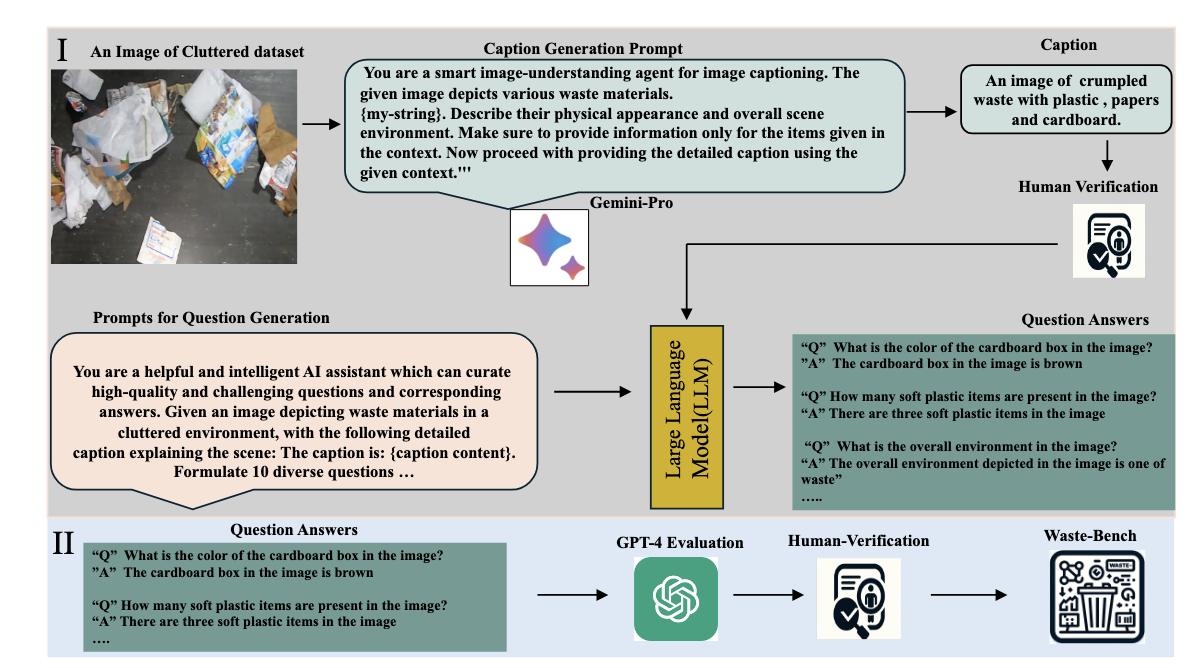
#> input picture Image_Project.png, 1198 x 668 px
$ python -i amiguity-JOIN.py   (imports and definitions only)
#> lines starting #> are read from the running program, lines starting #| are printed output that depends on the picture
import os
import json
from PIL import Image, ImageEnhance
import numpy as np

# Function to apply Gaussian noise to an image
def add_gaussian_noise(image, mean=0, sigma=25):
    np_image = np.array(image)
    row, col, ch = np_image.shape
    gauss = np.random.normal(mean, sigma, (row, col, ch))
    noisy_image = np_image + gauss
    noisy_image = np.clip(noisy_image, 0, 255).astype(np.uint8)
    return Image.fromarray(noisy_image)

# Function to add shadow to an image
def add_shadow(image, shadow_intensity=0.5):
    shadow = Image.new('RGBA', image.size, (0, 0, 0, int(255 * (1 - shadow_intensity))))
    image_with_shadow = Image.alpha_composite(image.convert('RGBA'), shadow)
    return image_with_shadow.convert(image.mode)

# Function to enhance light in an image
def enhance_light(image, brightness=1.5):
    enhancer = ImageEnhance.Brightness(image)
    enhanced_image = enhancer.enhance(brightness)
    return enhanced_image

def apply_all_ambiguities(image):
    noisy_image = add_gaussian_noise(image)
    shadowed_image = add_shadow(image)
    enhanced_image = enhance_light(image)
    return noisy_image, shadowed_image, enhanced_image

def process_images(dataset_path, output_path):
    os.makedirs(output_path, exist_ok=True)

    for filename in os.listdir(dataset_path):
        if filename.endswith(".PNG") or filename.endswith(".PNG"):
            image_path = os.path.join(dataset_path, filename)
            image = Image.open(image_path).convert("RGB")
            noisy_image, shadowed_image, enhanced_image = apply_all_ambiguities(image)

            noisy_output_path = os.path.join(output_path, 'noise')
            shadowed_output_path = os.path.join(output_path, 'shadow')
            enhanced_output_path = os.path.join(output_path, 'enhanced_light')

            os.makedirs(noisy_output_path, exist_ok=True)
            os.makedirs(shadowed_output_path, exist_ok=True)
            os.makedirs(enhanced_output_path, exist_ok=True)

            noisy_image.save(os.path.join(noisy_output_path, filename))
            shadowed_image.save(os.path.join(shadowed_output_path, filename))
            enhanced_image.save(os.path.join(enhanced_output_path, filename))

dataset_path = '/home/numansaeed/Desktop/Ali_Bhai/Qwen-VL/waste_dataset/splits_final_deblurred/test/data'
output_path = '/home/numansaeed/Desktop/Ali_Bhai/Qwen-VL/waste_dataset/splits_final_deblurred/ambiguity_Combined'
# [1 line not run here, left out]

>>> import cv2
>>> picture = cv2.imread('../Image_Project.png')
#> picture is the input picture: shape (668, 1198, 3); mean B, G, R 190.2, 192.8, 187.2
>>> result = apply_all_ambiguities(picture)
#> in add_gaussian_noise, `noisy_image = np_image + gauss`:
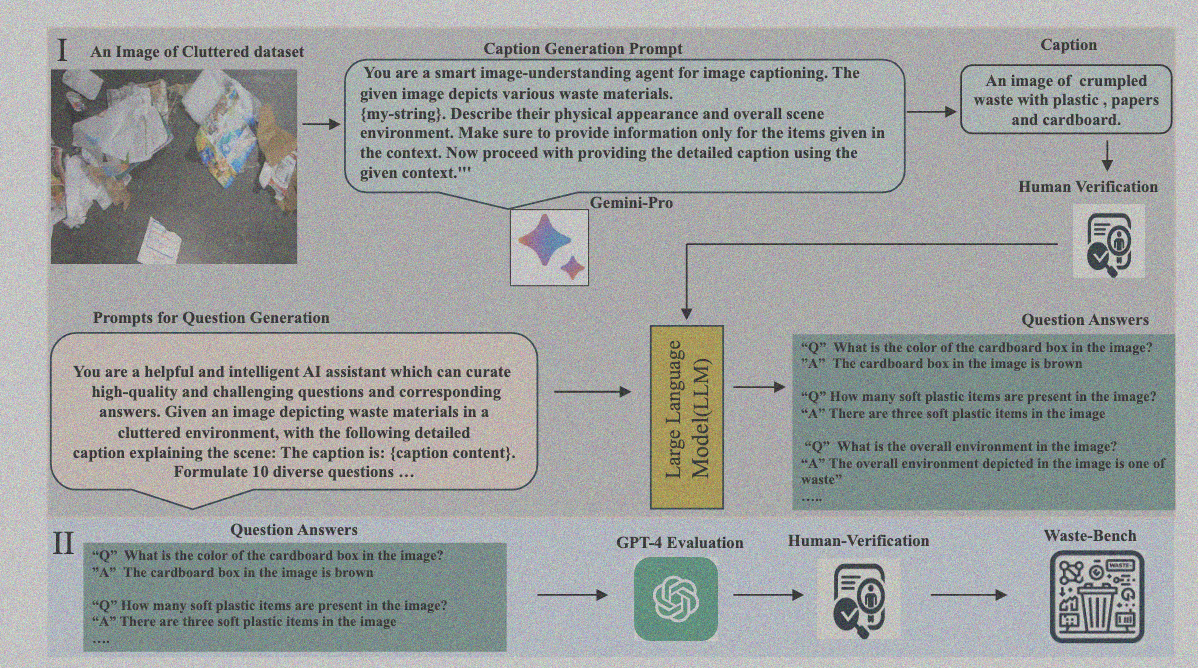
#> noisy_image: shape (668, 1198, 3) float64; mean B, G, R 190.2, 192.9, 187.2; drawn with min black and max white
#> (the run stopped early here; a loop or call above may not have finished)
